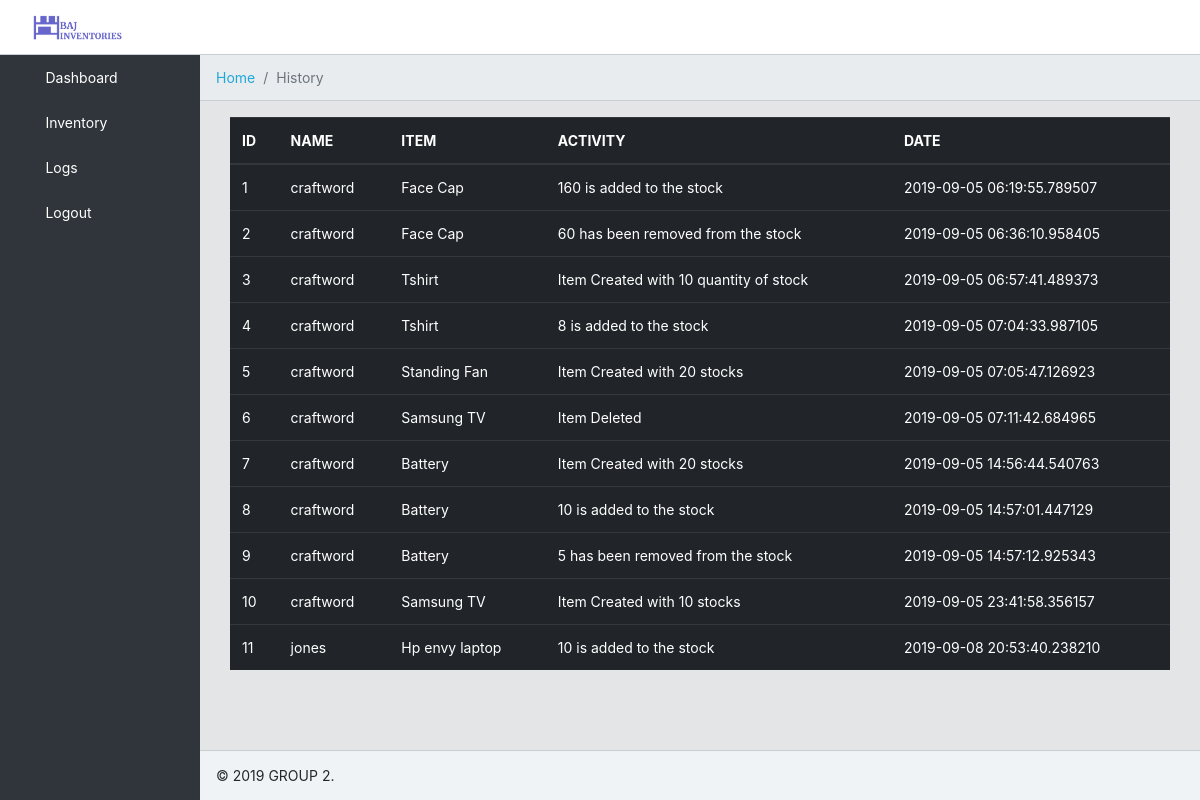
Page /history (signed in) on the earlier database version.
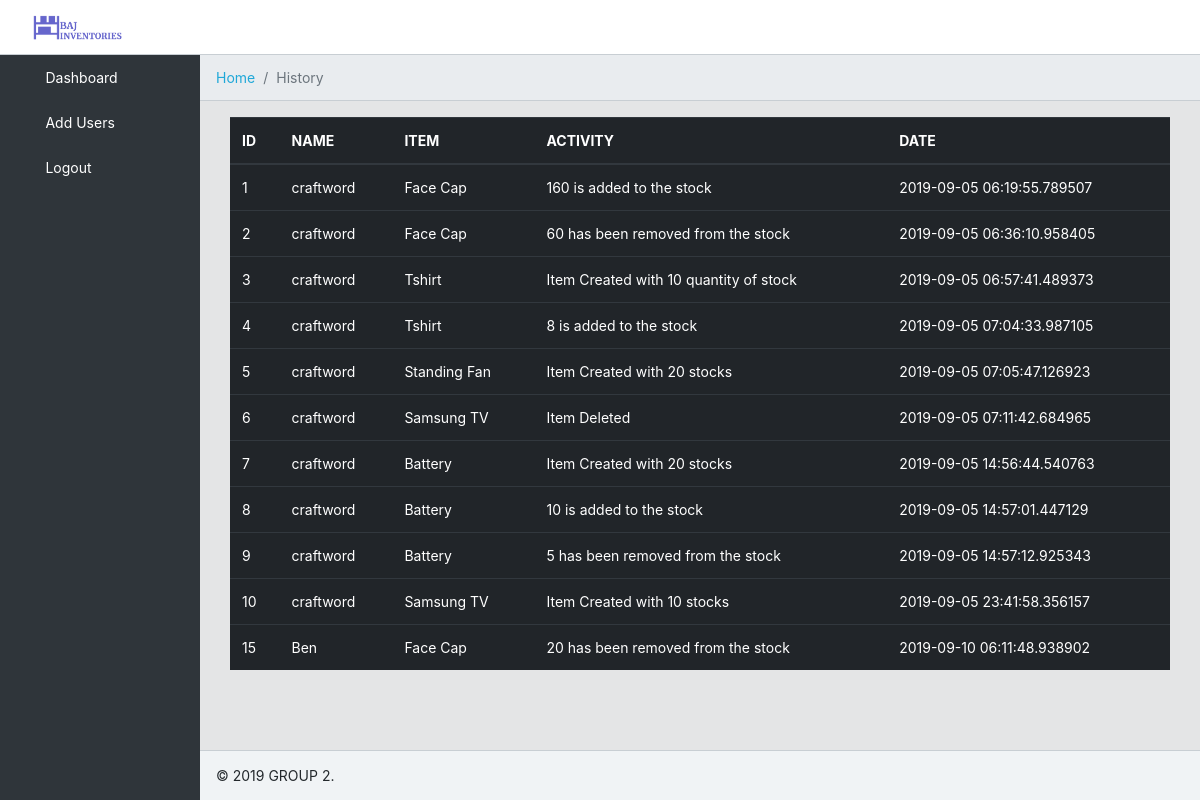
Same page on the later database version.
### tables this page shows
CREATE TABLE "history" (
	"id"	INTEGER PRIMARY KEY AUTOINCREMENT UNIQUE,
	"item_name"	TEXT,
	"activity"	TEXT,
	"user_id"	INTEGER,
	"date"	TEXT
);

CREATE TABLE "users" (
	"id"	INTEGER NOT NULL PRIMARY KEY AUTOINCREMENT UNIQUE,
	"username"	TEXT NOT NULL UNIQUE,
	"hash"	TEXT NOT NULL,
	"role"	TEXT NOT NULL
);

### application.py (the view)
@app.route("/history")
@login_required
def history():
    if request.method == 'GET':
        print("hello")
        items = db.execute(
            "SELECT users.username, history.id, history.item_name, history.activity, history.date FROM users INNER JOIN history ON users.id = history.user_id")
        return render_template("history.html", items=items)

### application.py (called while the page is built)
@app.after_request
def after_request(response):
    response.headers["Cache-Control"] = "no-cache, no-store, must-revalidate"
    response.headers["Expires"] = 0
    response.headers["Pragma"] = "no-cache"
    return response

### helper.py (called while the page is built)
def login_required(f):
    @wraps(f)
    def decorated_function(*args, **kwargs):
        if session.get("user_id") is None:
            return redirect("/")
        return f(*args, **kwargs)
    return decorated_function

### templates/history.html
{% extends "layout.html" %}
{% block breadcrumb %}
<li class="breadcrumb-item">
    <a href="/">Home</a>
  </li>
  <li class="breadcrumb-item active">History</li>
{% endblock %}
{% block main %}
<table class="table table-hovered table-dark">
    <thead>
        <tr>
            <th scope="col">ID</th>
            <th scope="col">NAME</th>
            <th scope="col">ITEM</th>
            <th scope="col">ACTIVITY</th>
            <th scope="col">DATE</th>
        </tr>
    <tbody>
        {% for item in items %}
        <tr>
            <td>{{item.id}}</td>
            <td>{{item.username}}</td>
            <td>{{item.item_name}}</td>
            <td>{{item.activity}}</td>
            <td>{{item.date}}</td>
        </tr>
        {% endfor %}
    </tbody>
    </thead>
</table>
{% endblock %}

Differences in the rows shown:
no longer on this page (row unchanged): history: id "11", username "jones", item_name "Hp envy laptop", activity "10 is added to the stock", date "2019-09-08 20:53:40.238210"
added history: id "15", username "Ben", item_name "Face Cap", activity "20 has been removed from the stock", date "2019-09-10 06:11:48.938902"
Other differences:
text no longer shown: "Inventory Logs"
text now shown: "Add Users"
